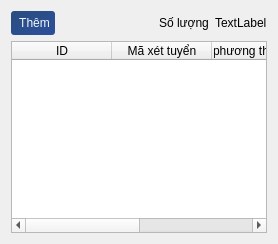
            <widget class="QWidget" name="dtut_page">
             <layout class="QVBoxLayout" name="verticalLayout_11">
              <item>
               <layout class="QHBoxLayout" name="_8">
                <item>
                 <widget class="QPushButton" name="add_dtut_button">
                  <property name="styleSheet">
                   <string notr="true">QPushButton {
	border-radius: 3px;
	padding: 5px;
    background-color: qlineargradient(spread:pad, x1:0, y1:0, x2:1, y2:1, stop:0.00473934 rgba(14, 56, 110, 224), stop:1 rgba(18, 56, 145, 224));
    color: rgb(240, 248, 255);
}

QPushButton:hover{
    background-color: qlineargradient(spread:pad, x1:0, y1:0, x2:1, y2:1, stop:0.00473934 rgba(21, 83, 162, 224), stop:1 rgba(46, 86, 179, 224));
}</string>
                  </property>
                  <property name="text">
                   <string> Thêm</string>
                  </property>
                  <property name="icon">
                   <iconset resource="assets.qrc">
                    <normaloff>:/assets/images/plus-100.png</normaloff>:/assets/images/plus-100.png</iconset>
                  </property>
                  <property name="iconSize">
                   <size>
                    <width>16</width>
                    <height>16</height>
                   </size>
                  </property>
                 </widget>
                </item>
                <item>
                 <spacer name="horizontalSpacer_9">
                  <property name="orientation">
                   <enum>Qt::Orientation::Horizontal</enum>
                  </property>
                  <property name="sizeHint" stdset="0">
                   <size>
                    <width>40</width>
                    <height>20</height>
                   </size>
                  </property>
                 </spacer>
                </item>
                <item>
                 <widget class="QLabel" name="label_10">
                  <property name="text">
                   <string>Số lượng</string>
                  </property>
                 </widget>
                </item>
                <item>
                 <widget class="QLabel" name="dtut_size">
                  <property name="text">
                   <string>TextLabel</string>
                  </property>
                 </widget>
                </item>
               </layout>
              </item>
              <item>
               <widget class="QTableWidget" name="dtut_table">
                <property name="contextMenuPolicy">
                 <enum>Qt::ContextMenuPolicy::CustomContextMenu</enum>
                </property>
                <property name="editTriggers">
                 <set>QAbstractItemView::EditTrigger::NoEditTriggers</set>
                </property>
                <property name="selectionBehavior">
                 <enum>QAbstractItemView::SelectionBehavior::SelectRows</enum>
                </property>
                <property name="sortingEnabled">
                 <bool>false</bool>
                </property>
                <attribute name="horizontalHeaderStretchLastSection">
                 <bool>true</bool>
                </attribute>
                <attribute name="verticalHeaderVisible">
                 <bool>false</bool>
                </attribute>
                <column>
                 <property name="text">
                  <string>ID</string>
                 </property>
                </column>
                <column>
                 <property name="text">
                  <string>Mã xét tuyển</string>
                 </property>
                </column>
                <column>
                 <property name="text">
                  <string>Tên phương thức xét tuyển</string>
                 </property>
                </column>
                <column>
                 <property name="text">
                  <string>Mô tả</string>
                 </property>
                </column>
               </widget>
              </item>
             </layout>
            </widget>
